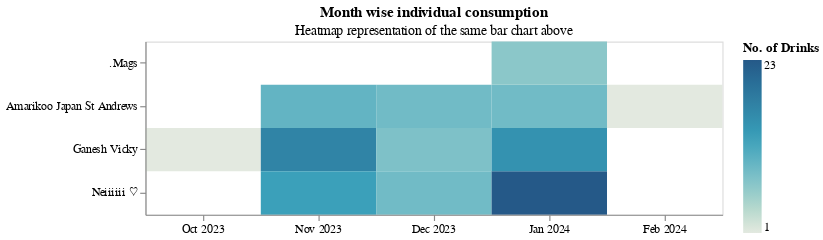

Notebook cell for this chart:
### Code cell
monthly_heatmap = alt.Chart(final_df, title=alt.Title('Month wise individual consumption', subtitle='Heatmap representation of the same bar chart above')).mark_rect().encode(
    alt.X('yearmonth(date_time):O').title(None),
    alt.Color('count()', scale=alt.Scale(scheme='lighttealblue')).title('No. of Drinks'),
    alt.Y('name').title(None),
    tooltip = 'count()'
).properties(
    width=500,
    height=150
)
monthly_heatmap

### Figure 1 — Vega-Lite specification as saved in the notebook (floating-point values rounded to 4 significant figures)
{"config": {"view": {"continuousWidth": 300, "continuousHeight": 300}}, "data": {"name": "data-6de65c973d82429eb728f1d345cce849"}, "mark": {"type": "rect"}, "encoding": {"color": {"aggregate": "count", "scale": {"scheme": "lighttealblue"}, "title": "No. of Drinks", "type": "quantitative"}, "tooltip": {"aggregate": "count", "type": "quantitative"}, "x": {"field": "date_time", "timeUnit": "yearmonth", "title": null, "type": "ordinal"}, "y": {"field": "name", "title": null, "type": "nominal"}}, "height": 150, "title": {"text": "Month wise individual consumption", "subtitle": "Heatmap representation of the same bar chart above"}, "width": 500, "$schema": "https://vega.github.io/schema/vega-lite/v5.16.3.json", "datasets": {"data-6de65c973d82429eb728f1d345cce849": [{"date": "2023-10-31T00:00:00", "time": "1:17 pm", "name": "Ganesh Vicky", "message": "Getting a coffee now", "date_time": "2023-10-31T13:17:00"}, {"date": "2023-11-01T00:00:00", "time": "12:45 pm", "name": "Ganesh Vicky", "message": "☕", "date_time": "2023-11-01T12:45:00"}, {"date": "2023-11-01T00:00:00", "time": "3:16 pm", "name": "Neiiiiii ♡", "message": "🧊☕ <This message was edited>", "date_time": "2023-11-01T15:16:00"}, {"date": "2023-11-07T00:00:00", "time": "11:10 am", "name": "Ganesh Vicky", "message": "☕", "date_time": "2023-11-07T11:10:00"}, {"date": "2023-11-07T00:00:00", "time": "11:58 am", "name": "Neiiiiii ♡", "message": "Got a 🍹in the morning", "date_time": "2023-11-07T11:58:00"}, {"date": "2023-11-07T00:00:00", "time": "3:39 pm", "name": "Ganesh Vicky", "message": "☕", "date_time": "2023-11-07T15:39:00"}, {"date": "2023-11-07T00:00:00", "time": "4:30 pm", "name": "Amarikoo Japan St Andrews", "message": "Got a mocha!", "date_time": "2023-11-07T16:30:00"}, {"date": "2023-11-07T00:00:00", "time": "4:30 pm", "name": "Amarikoo Japan St Andrews", "message": "My first club pret ☕️", "date_time": "2023-11-07T16:30:00"}, {"date": "2023-11-07T00:00:00", "time": "7:01 pm", "name": "Neiiiiii ♡", "message": "🍹", "date_time": "2023-11-07T19:01:00"}, {"date": "2023-11-08T00:00:00", "time": "4:06 pm", "name": "Amarikoo Japan St Andrews", "message": "Got a ☕️", "date_time": "2023-11-08T16:06:00"}, {"date": "2023-11-08T00:00:00", "time": "5:24 pm", "name": "Neiiiiii ♡", "message": "Got a 🍹", "date_time": "2023-11-08T17:24:00"}, {"date": "2023-11-10T00:00:00", "time": "3:36 pm", "name": "Ganesh Vicky", "message": "☕", "date_time": "2023-11-10T15:36:00"}, {"date": "2023-11-11T00:00:00", "time": "9:46 am", "name": "Amarikoo Japan St Andrews", "message": "Got an iced mocha", "date_time": "2023-11-11T09:46:00"}, {"date": "2023-11-13T00:00:00", "time": "3:04 pm", "name": "Neiiiiii ♡", "message": "Got a decaf, oat mocha", "date_time": "2023-11-13T15:04:00"}, {"date": "2023-11-14T00:00:00", "time": "1:37 pm", "name": "Ganesh Vicky", "message": "☕", "date_time": "2023-11-14T13:37:00"}, {"date": "2023-11-15T00:00:00", "time": "1:17 pm", "name": "Amarikoo Japan St Andrews", "message": "☕ and 🥖", "date_time": "2023-11-15T13:17:00"}, {"date": "2023-11-15T00:00:00", "time": "2:25 pm", "name": "Ganesh Vicky", "message": "☕", "date_time": "2023-11-15T14:25:00"}, {"date": "2023-11-16T00:00:00", "time": "5:45 pm", "name": "Amarikoo Japan St Andrews", "message": "Merry berry ☕", "date_time": "2023-11-16T17:45:00"}, {"date": "2023-11-17T00:00:00", "time": "9:25 am", "name": "Amarikoo Japan St Andrews", "message": "Salted caramel ☕with cream😋", "date_time": "2023-11-17T09:25:00"}, {"date": "2023-11-17T00:00:00", "time": "1:53 pm", "name": "Ganesh Vicky", "message": "☕", "date_time": "2023-11-17T13:53:00"}, {"date": "2023-11-17T00:00:00", "time": "3:42 pm", "name": "Ganesh Vicky", "message": "☕ xD", "date_time": "2023-11-17T15:42:00"}, {"date": "2023-11-17T00:00:00", "time": "4:44 pm", "name": "Neiiiiii ♡", "message": "Got a warm mocha", "date_time": "2023-11-17T16:44:00"}, {"date": "2023-11-18T00:00:00", "time": "4:41 pm", "name": "Neiiiiii ♡", "message": "Got a mocha", "date_time": "2023-11-18T16:41:00"}, {"date": "2023-11-19T00:00:00", "time": "1:49 pm", "name": "Ganesh Vicky", "message": "☕", "date_time": "2023-11-19T13:49:00"}, {"date": "2023-11-19T00:00:00", "time": "6:21 pm", "name": "Neiiiiii ♡", "message": "☕", "date_time": "2023-11-19T18:21:00"}, {"date": "2023-11-21T00:00:00", "time": "11:29 am", "name": "Ganesh Vicky", "message": "☕", "date_time": "2023-11-21T11:29:00"}, {"date": "2023-11-22T00:00:00", "time": "12:11 pm", "name": "Ganesh Vicky", "message": "☕", "date_time": "2023-11-22T12:11:00"}, {"date": "2023-11-24T00:00:00", "time": "9:01 am", "name": "Ganesh Vicky", "message": "☕", "date_time": "2023-11-24T09:01:00"}, {"date": "2023-11-24T00:00:00", "time": "1:03 pm", "name": "Ganesh Vicky", "message": "☕ iss very cold xD", "date_time": "2023-11-24T13:03:00"}, {"date": "2023-11-24T00:00:00", "time": "2:03 pm", "name": "Amarikoo Japan St Andrews", "message": "Merry berry☕", "date_time": "2023-11-24T14:03:00"}, {"date": "2023-11-24T00:00:00", "time": "4:16 pm", "name": "Ganesh Vicky", "message": "☕🤷🏻♂️", "date_time": "2023-11-24T16:16:00"}, {"date": "2023-11-24T00:00:00", "time": "6:51 pm", "name": "Neiiiiii ♡", "message": "☕", "date_time": "2023-11-24T18:51:00"}, {"date": "2023-11-25T00:00:00", "time": "9:14 am", "name": "Neiiiiii ♡", "message": "☕", "date_time": "2023-11-25T09:14:00"}, {"date": "2023-11-26T00:00:00", "time": "4:24 pm", "name": "Amarikoo Japan St Andrews", "message": "☕", "date_time": "2023-11-26T16:24:00"}, {"date": "2023-11-28T00:00:00", "time": "9:33 am", "name": "Amarikoo Japan St Andrews", "message": "☕", "date_time": "2023-11-28T09:33:00"}, {"date": "2023-11-28T00:00:00", "time": "10:59 am", "name": "Neiiiiii ♡", "message": "☕", "date_time": "2023-11-28T10:59:00"}, {"date": "2023-11-28T00:00:00", "time": "1:11 pm", "name": "Ganesh Vicky", "message": "☕", "date_time": "2023-11-28T13:11:00"}, {"date": "2023-11-29T00:00:00", "time": "12:08 pm", "name": "Neiiiiii ♡", "message": "☕", "date_time": "2023-11-29T12:08:00"}, {"date": "2023-11-29T00:00:00", "time": "1:22 pm", "name": "Ganesh Vicky", "message": "☕", "date_time": "2023-11-29T13:22:00"}, {"date": "2023-11-30T00:00:00", "time": "11:18 am", "name": "Ganesh Vicky", "message": "☕", "date_time": "2023-11-30T11:18:00"}, {"date": "2023-11-30T00:00:00", "time": "5:34 pm", "name": "Neiiiiii ♡", "message": "☕", "date_time": "2023-11-30T17:34:00"}, {"date": "2023-12-02T00:00:00", "time": "7:21 pm", "name": "Neiiiiii ♡", "message": "☕", "date_time": "2023-12-02T19:21:00"}, {"date": "2023-12-03T00:00:00", "time": "5:04 pm", "name": "Neiiiiii ♡", "message": "🧊☕", "date_time": "2023-12-03T17:04:00"}, {"date": "2023-12-04T00:00:00", "time": "3:54 pm", "name": "Neiiiiii ♡", "message": "🧊☕", "date_time": "2023-12-04T15:54:00"}, {"date": "2023-12-04T00:00:00", "time": "5:07 pm", "name": "Amarikoo Japan St Andrews", "message": "☕ more then 30 min ago😂", "date_time": "2023-12-04T17:07:00"}, {"date": "2023-12-06T00:00:00", "time": "8:28 am", "name": "Ganesh Vicky", "message": "☕", "date_time": "2023-12-06T08:28:00"}, {"date": "2023-12-08T00:00:00", "time": "1:44 pm", "name": "Ganesh Vicky", "message": "☕", "date_time": "2023-12-08T13:44:00"}, {"date": "2023-12-09T00:00:00", "time": "5:47 pm", "name": "Neiiiiii ♡", "message": "☕x2 today", "date_time": "2023-12-09T17:47:00"}, {"date": "2023-12-10T00:00:00", "time": "2:27 pm", "name": "Ganesh Vicky", "message": "☕", "date_time": "2023-12-10T14:27:00"}, {"date": "2023-12-10T00:00:00", "time": "3:51 pm", "name": "Amarikoo Japan St Andrews", "message": "☕", "date_time": "2023-12-10T15:51:00"}, {"date": "2023-12-11T00:00:00", "time": "2:56 pm", "name": "Neiiiiii ♡", "message": "☕", "date_time": "2023-12-11T14:56:00"}, {"date": "2023-12-13T00:00:00", "time": "1:15 pm", "name": "Amarikoo Japan St Andrews", "message": "☕", "date_time": "2023-12-13T13:15:00"}, {"date": "2023-12-14T00:00:00", "time": "8:53 am", "name": "Ganesh Vicky", "message": "☕", "date_time": "2023-12-14T08:53:00"}, {"date": "2023-12-14T00:00:00", "time": "12:13 pm", "name": "Amarikoo Japan St Andrews", "message": "☕🧊", "date_time": "2023-12-14T12:13:00"}, {"date": "2023-12-16T00:00:00", "time": "1:33 pm", "name": "Amarikoo Japan St Andrews", "message": "☕🍴", "date_time": "2023-12-16T13:33:00"}, {"date": "2023-12-16T00:00:00", "time": "2:39 pm", "name": "Neiiiiii ♡", "message": "☕🧊", "date_time": "2023-12-16T14:39:00"}, {"date": "2023-12-17T00:00:00", "time": "3:48 pm", "name": "Amarikoo Japan St Andrews", "message": "☕", "date_time": "2023-12-17T15:48:00"}, {"date": "2023-12-19T00:00:00", "time": "10:47 am", "name": "Amarikoo Japan St Andrews", "message": "☕🧊", "date_time": "2023-12-19T10:47:00"}, {"date": "2023-12-19T00:00:00", "time": "12:07 pm", "name": "Amarikoo Japan St Andrews", "message": "☕🥖", "date_time": "2023-12-19T12:07:00"}, {"date": "2023-12-21T00:00:00", "time": "1:52 pm", "name": "Ganesh Vicky", "message": "☕", "date_time": "2023-12-21T13:52:00"}, {"date": "2023-12-22T00:00:00", "time": "1:30 pm", "name": "Neiiiiii ♡", "message": "☕🧊", "date_time": "2023-12-22T13:30:00"}, {"date": "2023-12-22T00:00:00", "time": "3:02 pm", "name": "Ganesh Vicky", "message": "☕", "date_time": "2023-12-22T15:02:00"}, {"date": "2023-12-23T00:00:00", "time": "2:14 pm", "name": "Amarikoo Japan St Andrews", "message": "☕🧊", "date_time": "2023-12-23T14:14:00"}, {"date": "2023-12-28T00:00:00", "time": "3:54 pm", "name": "Ganesh Vicky", "message": "☕", "date_time": "2023-12-28T15:54:00"}, {"date": "2023-12-30T00:00:00", "time": "12:02 pm", "name": "Ganesh Vicky", "message": "☕", "date_time": "2023-12-30T12:02:00"}, {"date": "2023-12-30T00:00:00", "time": "3:00 pm", "name": "Neiiiiii ♡", "message": "🧊☕", "date_time": "2023-12-30T15:00:00"}, {"date": "2023-12-30T00:00:00", "time": "4:29 pm", "name": "Neiiiiii ♡", "message": "☕", "date_time": "2023-12-30T16:29:00"}, {"date": "2024-01-03T00:00:00", "time": "12:00 pm", "name": "Neiiiiii ♡", "message": "☕", "date_time": "2024-01-03T12:00:00"}, {"date": "2024-01-04T00:00:00", "time": "5:33 pm", "name": "Neiiiiii ♡", "message": "☕🧊", "date_time": "2024-01-04T17:33:00"}, {"date": "2024-01-05T00:00:00", "time": "1:27 pm", "name": "Neiiiiii ♡", "message": "☕🧊", "date_time": "2024-01-05T13:27:00"}, {"date": "2024-01-06T00:00:00", "time": "2:46 pm", "name": "Neiiiiii ♡", "message": "☕🧊", "date_time": "2024-01-06T14:46:00"}, {"date": "2024-01-06T00:00:00", "time": "3:49 pm", "name": "Amarikoo Japan St Andrews", "message": "☕", "date_time": "2024-01-06T15:49:00"}, {"date": "2024-01-07T00:00:00", "time": "1:54 pm", "name": "Neiiiiii ♡", "message": "☕🧊", "date_time": "2024-01-07T13:54:00"}, {"date": "2024-01-08T00:00:00", "time": "9:15 am", "name": "Ganesh Vicky", "message": "Got a coffee 10 mins back. Forgot to update", "date_time": "2024-01-08T09:15:00"}, {"date": "2024-01-08T00:00:00", "time": "11:49 am", "name": ".Mags", "message": "☕️", "date_time": "2024-01-08T11:49:00"}, {"date": "2024-01-08T00:00:00", "time": "12:50 pm", "name": "Amarikoo Japan St Andrews", "message": "☕🧊", "date_time": "2024-01-08T12:50:00"}, {"date": "2024-01-08T00:00:00", "time": "1:46 pm", "name": "Ganesh Vicky", "message": "☕", "date_time": "2024-01-08T13:46:00"}, {"date": "2024-01-08T00:00:00", "time": "3:24 pm", "name": "Neiiiiii ♡", "message": "☕🧊", "date_time": "2024-01-08T15:24:00"}, {"date": "2024-01-09T00:00:00", "time": "2:09 pm", "name": "Ganesh Vicky", "message": "☕", "date_time": "2024-01-09T14:09:00"}, {"date": "2024-01-09T00:00:00", "time": "5:05 pm", "name": "Neiiiiii ♡", "message": "☕🧊", "date_time": "2024-01-09T17:05:00"}, {"date": "2024-01-10T00:00:00", "time": "10:04 am", "name": "Ganesh Vicky", "message": "☕", "date_time": "2024-01-10T10:04:00"}, {"date": "2024-01-10T00:00:00", "time": "10:51 am", "name": ".Mags", "message": "☕️", "date_time": "2024-01-10T10:51:00"}, {"date": "2024-01-10T00:00:00", "time": "1:56 pm", "name": "Neiiiiii ♡", "message": "☕🧊", "date_time": "2024-01-10T13:56:00"}, {"date": "2024-01-11T00:00:00", "time": "11:22 am", "name": ".Mags", "message": "☕️", "date_time": "2024-01-11T11:22:00"}, {"date": "2024-01-11T00:00:00", "time": "3:46 pm", "name": "Neiiiiii ♡", "message": "☕🧊 <This message was edited>", "date_time": "2024-01-11T15:46:00"}, {"date": "2024-01-13T00:00:00", "time": "11:30 am", "name": ".Mags", "message": "☕️", "date_time": "2024-01-13T11:30:00"}, {"date": "2024-01-13T00:00:00", "time": "4:25 pm", "name": "Neiiiiii ♡", "message": "Got ☕ 20 mins back", "date_time": "2024-01-13T16:25:00"}, {"date": "2024-01-14T00:00:00", "time": "3:36 pm", "name": "Ganesh Vicky", "message": "☕", "date_time": "2024-01-14T15:36:00"}, {"date": "2024-01-15T00:00:00", "time": "11:19 am", "name": ".Mags", "message": "☕️", "date_time": "2024-01-15T11:19:00"}, {"date": "2024-01-15T00:00:00", "time": "12:47 pm", "name": "Ganesh Vicky", "message": "☕", "date_time": "2024-01-15T12:47:00"}, {"date": "2024-01-15T00:00:00", "time": "3:22 pm", "name": "Neiiiiii ♡", "message": "☕", "date_time": "2024-01-15T15:22:00"}, {"date": "2024-01-16T00:00:00", "time": "11:51 am", "name": "Ganesh Vicky", "message": "☕", "date_time": "2024-01-16T11:51:00"}, {"date": "2024-01-16T00:00:00", "time": "1:53 pm", "name": "Amarikoo Japan St Andrews", "message": "☕", "date_time": "2024-01-16T13:53:00"}, {"date": "2024-01-16T00:00:00", "time": "2:39 pm", "name": "Neiiiiii ♡", "message": "☕", "date_time": "2024-01-16T14:39:00"}, {"date": "2024-01-17T00:00:00", "time": "11:38 am", "name": ".Mags", "message": "☕️", "date_time": "2024-01-17T11:38:00"}, {"date": "2024-01-17T00:00:00", "time": "2:00 pm", "name": "Ganesh Vicky", "message": "☕", "date_time": "2024-01-17T14:00:00"}, {"date": "2024-01-17T00:00:00", "time": "6:01 pm", "name": "Neiiiiii ♡", "message": "🍹", "date_time": "2024-01-17T18:01:00"}, {"date": "2024-01-18T00:00:00", "time": "2:10 pm", "name": "Amarikoo Japan St Andrews", "message": "☕🧊", "date_time": "2024-01-18T14:10:00"}, {"date": "2024-01-18T00:00:00", "time": "3:07 pm", "name": "Neiiiiii ♡", "message": "☕🧊", "date_time": "2024-01-18T15:07:00"}, {"date": "2024-01-19T00:00:00", "time": "2:10 pm", "name": "Neiiiiii ♡", "message": "☕", "date_time": "2024-01-19T14:10:00"}, {"date": "2024-01-20T00:00:00", "time": "1:47 pm", "name": "Neiiiiii ♡", "message": "☕🧊", "date_time": "2024-01-20T13:47:00"}, {"date": "2024-01-21T00:00:00", "time": "4:38 pm", "name": "Amarikoo Japan St Andrews", "message": "☕", "date_time": "2024-01-21T16:38:00"}, {"date": "2024-01-22T00:00:00", "time": "2:42 pm", "name": "Neiiiiii ♡", "message": "☕🧊", "date_time": "2024-01-22T14:42:00"}, {"date": "2024-01-22T00:00:00", "time": "3:51 pm", "name": "Ganesh Vicky", "message": "☕", "date_time": "2024-01-22T15:51:00"}, {"date": "2024-01-23T00:00:00", "time": "10:53 am", "name": "Ganesh Vicky", "message": "☕", "date_time": "2024-01-23T10:53:00"}, {"date": "2024-01-23T00:00:00", "time": "2:46 pm", "name": "Neiiiiii ♡", "message": "☕🧊", "date_time": "2024-01-23T14:46:00"}, {"date": "2024-01-23T00:00:00", "time": "4:00 pm", "name": "Ganesh Vicky", "message": "☕", "date_time": "2024-01-23T16:00:00"}, {"date": "2024-01-24T00:00:00", "time": "10:49 am", "name": "Amarikoo Japan St Andrews", "message": "☕", "date_time": "2024-01-24T10:49:00"}, {"date": "2024-01-24T00:00:00", "time": "2:03 pm", "name": "Neiiiiii ♡", "message": "☕🧊", "date_time": "2024-01-24T14:03:00"}, {"date": "2024-01-24T00:00:00", "time": "2:38 pm", "name": ".Mags", "message": "☕️", "date_time": "2024-01-24T14:38:00"}, {"date": "2024-01-25T00:00:00", "time": "11:56 am", "name": "Neiiiiii ♡", "message": "☕🧊", "date_time": "2024-01-25T11:56:00"}, {"date": "2024-01-26T00:00:00", "time": "4:10 pm", "name": "Amarikoo Japan St Andrews", "message": "☕", "date_time": "2024-01-26T16:10:00"}, {"date": "2024-01-27T00:00:00", "time": "12:40 pm", "name": "Ganesh Vicky", "message": "☕", "date_time": "2024-01-27T12:40:00"}, {"date": "2024-01-29T00:00:00", "time": "3:07 pm", "name": "Ganesh Vicky", "message": "☕", "date_time": "2024-01-29T15:07:00"}, {"date": "2024-01-29T00:00:00", "time": "6:29 pm", "name": "Amarikoo Japan St Andrews", "message": "☕", "date_time": "2024-01-29T18:29:00"}, {"date": "2024-01-30T00:00:00", "time": "10:33 am", "name": "Neiiiiii ♡", "message": "☕🧊", "date_time": "2024-01-30T10:33:00"}, {"date": "2024-01-30T00:00:00", "time": "2:09 pm", "name": "Ganesh Vicky", "message": "☕", "date_time": "2024-01-30T14:09:00"}, {"date": "2024-01-30T00:00:00", "time": "5:23 pm", "name": "Neiiiiii ♡", "message": "🍹", "date_time": "2024-01-30T17:23:00"}, {"date": "2024-01-31T00:00:00", "time": "10:11 am", "name": "Amarikoo Japan St Andrews", "message": "☕🧊", "date_time": "2024-01-31T10:11:00"}, {"date": "2024-01-31T00:00:00", "time": "11:52 am", "name": "Neiiiiii ♡", "message": "☕🧊", "date_time": "2024-01-31T11:52:00"}, {"date": "2024-01-31T00:00:00", "time": "3:04 pm", "name": "Ganesh Vicky", "message": "☕", "date_time": "2024-01-31T15:04:00"}, {"date": "2024-02-01T00:00:00", "time": "11:14 am", "name": "Amarikoo Japan St Andrews", "message": "☕🥄", "date_time": "2024-02-01T11:14:00"}]}}
